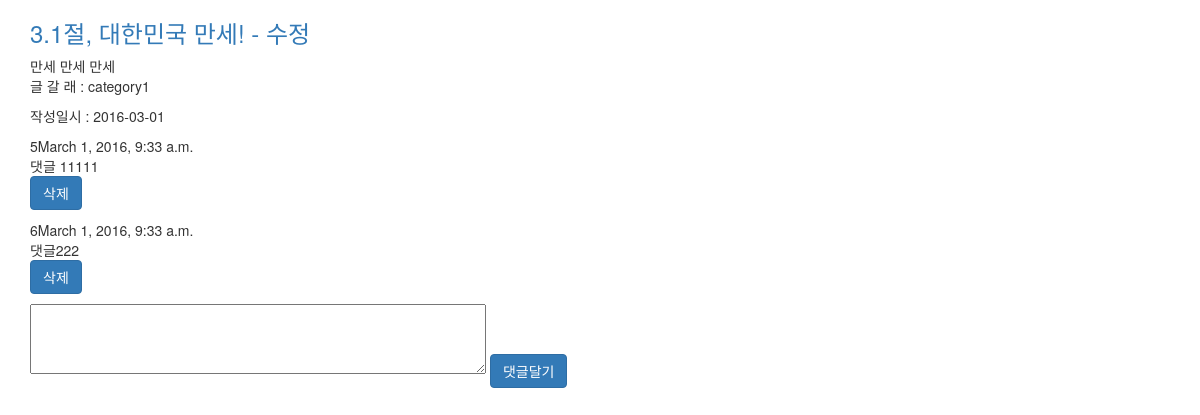
Page /view_post/12/ on the earlier database version.
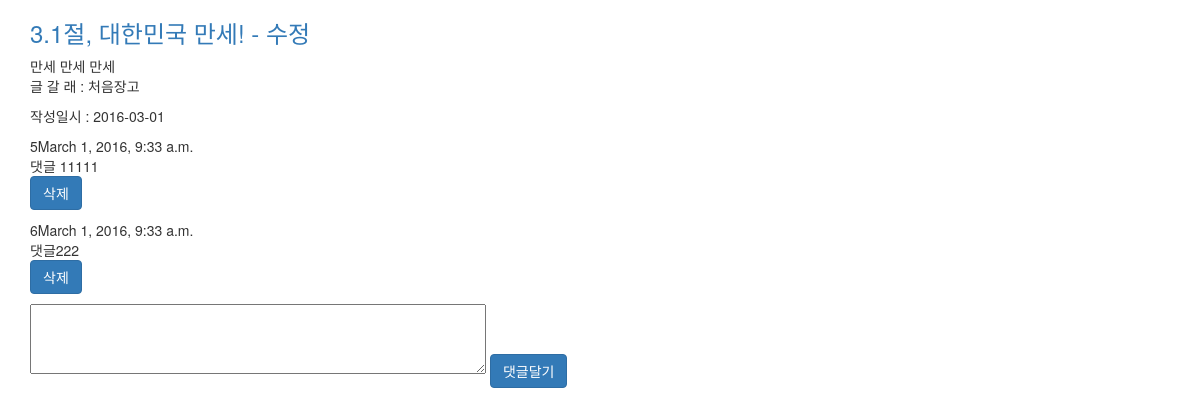
Same page on the later database version.
### blog/models.py (models this page shows, shortened)
class Post(models.Model):
    user = models.ForeignKey(settings.AUTH_USER_MODEL)
    category = models.ForeignKey(Category)
    title = models.CharField(max_length=200, db_index=True)
    content = models.TextField()
    tags = models.ManyToManyField('Tag', blank=True)
    created_at = models.DateTimeField(auto_now_add=True)
    updated_at = models.DateTimeField(auto_now=True)
    is_model_field = False

class Category(models.Model):
    name = models.CharField(max_length=40)

### blog/views.py (the view)
# urls.py: url(r'^view_post/(?P<pk>[0-9]+)/$', blog_views.view_post, name='view_post'),
def view_post(request, pk):
    the_post = get_object_or_404(Post, pk=pk)
    return render(request, 'view_post.html', {
    'post' : the_post,
    })

### blog/templates/view_post.html (shortened to what this page needs)
{% extends 'blog_layout.html' %}
{% load bootstrap3 %}
{% block content %}
  <div class = 'post_container'>
      <h3> <a href="/posts/{{post.pk}}/"> {{post.title}} </a> </h3>
    <div class = 'post_content'>
      {{post.content}}
    </div>
  <div>
    <p> 글 갈 래 : {{post.category.name}}</p>
    <p> 작성일시 : {{post.created_at|date:"Y-m-d"}}</p>
  </div>
</div>
{% with comments=post.comment_set.all %}
{% include 'comment_list.html' %}
{% endwith %}
<form method="POST" action="" class="form-horizontal">
<p>
<textarea name="comment" style="width:40%; height:70px"></textarea>
{% bootstrap_button "댓글달기" button_type="submit" button_class="btn-primary" %}
</p>
</form>
{% endblock %}

Differences in the rows shown:
changed through a linked row, Post "3.1절, 대한민국 만세! - 수정": category.name "category1" → "처음장고"
